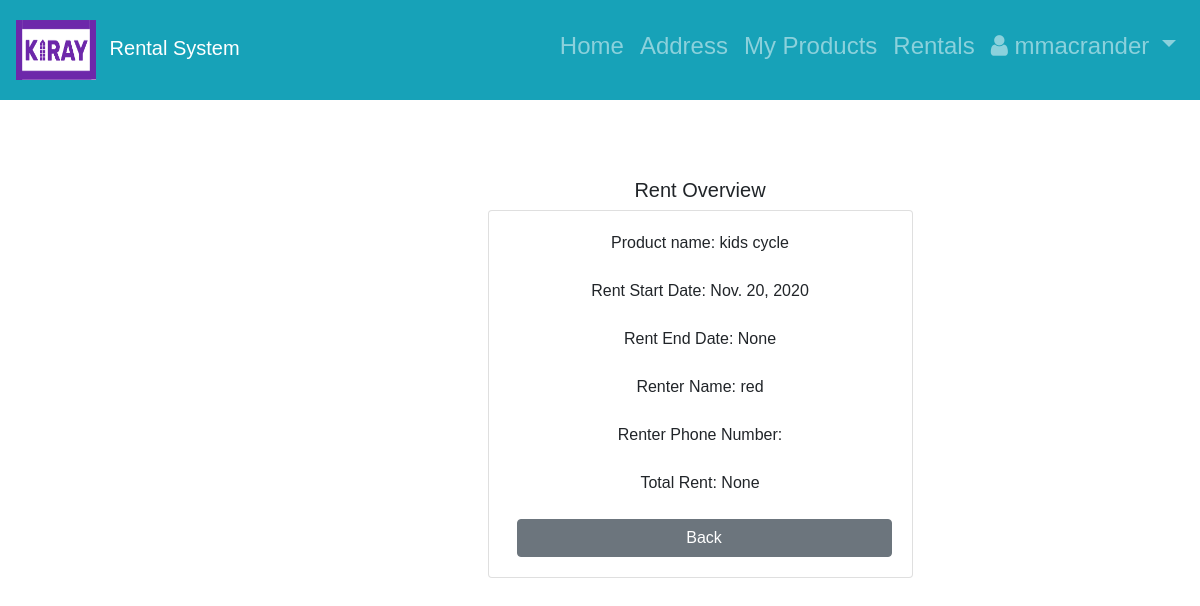
Page /1/rentOverview (signed in) on the earlier database version.
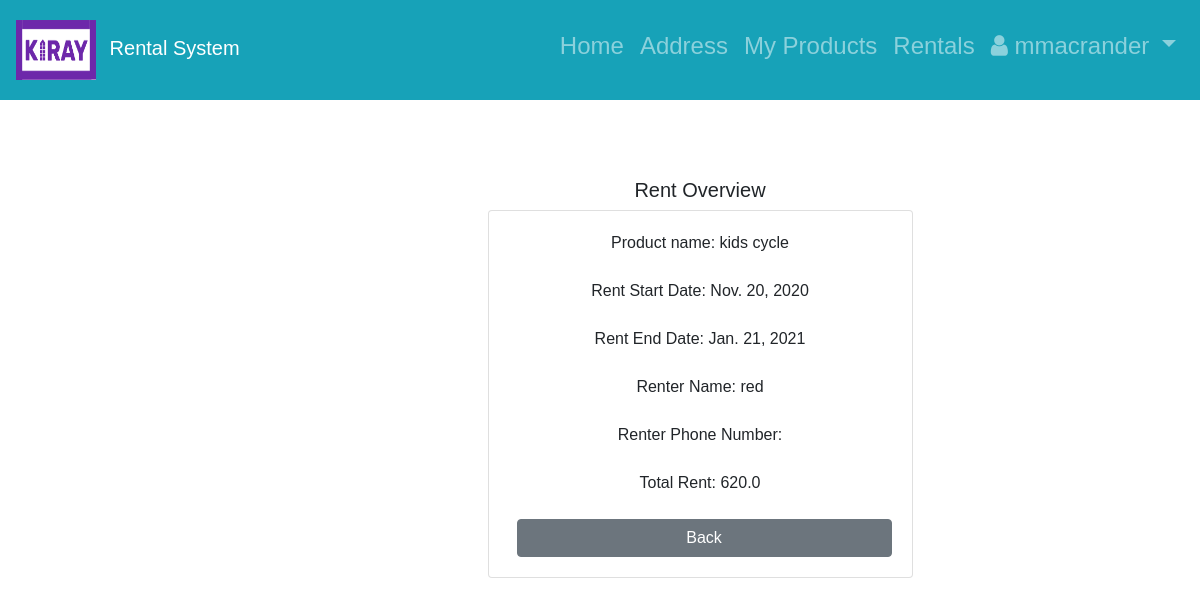
Same page on the later database version.
### RentalApp/models.py (models this page shows, shortened)
class RentItems(models.Model):
    rentId = models.AutoField(auto_created=True, primary_key=True)
    item = models.ForeignKey(Item, on_delete=models.CASCADE)
    rentStartDate = models.DateField()
    rentEndDate = models.DateField(null=True)
    renterName = models.CharField(max_length=1024)
    phone_regex = RegexValidator(regex=r'^\+?1?\d{9,15}$',
                                 message="Phone number must be entered in the format: '+999999999'. Up to 15 digits allowed.")
    renterPhoneNumber = models.CharField(validators=[phone_regex], max_length=30, blank=True)
    totalCost = models.FloatField(null=True)
    notes = models.TextField(null=True, blank=True)
    transactionID = models.IntegerField(null=True, blank=True)

class Item(models.Model):
    itemId = models.AutoField(auto_created=True, primary_key=True)
    itemName = models.CharField(
        "Name",
        max_length=1024,
    )
    category = models.ForeignKey(Category,
                                 on_delete=models.CASCADE,
                                 related_name='category'
                                 )
    itemImage = models.ImageField(upload_to='images', null=True, blank=True)
    itemOwner = models.ForeignKey(Customer,
                                  on_delete=models.CASCADE,
                                  related_name='my_items'
                                  )
    itemAvaialable = models.BooleanField()
    costPerItem = models.IntegerField(verbose_name='Cost per Item (USD)')
    itemDescription = models.TextField(null=True, blank=True)
    itemAddedDate = models.DateField(auto_now_add=True)
    asin = models.CharField(null=True, blank=True, max_length=10)

### RentalApp/views.py (the view)
# urls.py: path('<int:pk>/rentOverview',rentDetailView.as_view(),name='rent_overView'),
class rentDetailView(LoginRequiredMixin, DetailView):
    model = RentItems
    template_name = 'rentOverView.html'
    login_url = '/users/login/'

### templates/rentOverView.html (shortened to what this page needs)
{% extends 'base.html' %}
{% load crispy_forms_tags %}
{% block content %}
    <div id="login">
    <h5 class="text-center pt-5">Rent Overview</h5>
    <div id="login-row" class="row justify-content-center align-items-center">
        <div id="login-column" class="col-md-6">
            <div id="login-box" class="col-md-12">
                <div class="card card-body" style="text-align: center;">
                    <span>Product name: {{object.item.itemName}}</span><br>
                    <span>Rent Start Date: {{object.rentStartDate}}</span><br>
                    <span>Rent End Date: {{object.rentEndDate}}</span><br>
                    <span>Renter Name: {{object.renterName}}</span><br>
                    <span>Renter Phone Number: {{object.renterPhoneNumber}}</span><br>
                    <span>Total Rent: {{object.totalCost}}</span><br>
                <a href="{% url 'RentalApp:rental_history' %}" class="btn btn-secondary ml-2">
                    Back</a>
                    </div>
            </div>
        </div>
    </div>
   </div>
{% endblock content %}

Differences in the rows shown:
changed RentItems "red": rentEndDate "None" → "Jan. 21, 2021"; totalCost "None" → "620.0"
